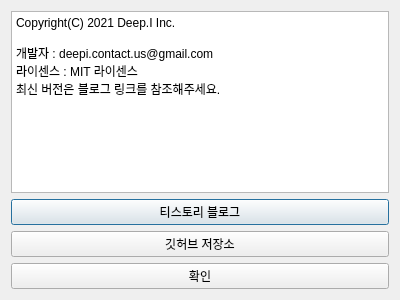
<?xml version="1.0" encoding="UTF-8"?>
<ui version="4.0">
 <class>Dialog</class>
 <widget class="QDialog" name="Dialog">
  <property name="geometry">
   <rect>
    <x>0</x>
    <y>0</y>
    <width>400</width>
    <height>300</height>
   </rect>
  </property>
  <property name="minimumSize">
   <size>
    <width>400</width>
    <height>300</height>
   </size>
  </property>
  <property name="maximumSize">
   <size>
    <width>400</width>
    <height>300</height>
   </size>
  </property>
  <property name="windowTitle">
   <string>Dialog</string>
  </property>
  <layout class="QGridLayout" name="gridLayout">
   <item row="0" column="0">
    <layout class="QVBoxLayout" name="verticalLayout">
     <item>
      <widget class="QPlainTextEdit" name="plainTextEdit">
       <property name="minimumSize">
        <size>
         <width>0</width>
         <height>0</height>
        </size>
       </property>
       <property name="verticalScrollBarPolicy">
        <enum>Qt::ScrollBarAlwaysOff</enum>
       </property>
       <property name="readOnly">
        <bool>true</bool>
       </property>
       <property name="plainText">
        <string>Copyright(C) 2021 Deep.I Inc.

개발자 : deepi.contact.us@gmail.com 
라이센스 : MIT 라이센스
최신 버전은 블로그 링크를 참조해주세요.
</string>
       </property>
      </widget>
     </item>
     <item>
      <widget class="QPushButton" name="but_tis">
       <property name="maximumSize">
        <size>
         <width>855</width>
         <height>16777215</height>
        </size>
       </property>
       <property name="text">
        <string>티스토리 블로그</string>
       </property>
      </widget>
     </item>
     <item>
      <widget class="QPushButton" name="but_git">
       <property name="text">
        <string>깃허브 저장소</string>
       </property>
      </widget>
     </item>
     <item>
      <widget class="QPushButton" name="but_close">
       <property name="text">
        <string>확인</string>
       </property>
      </widget>
     </item>
    </layout>
   </item>
  </layout>
 </widget>
 <resources/>
 <connections/>
</ui>
